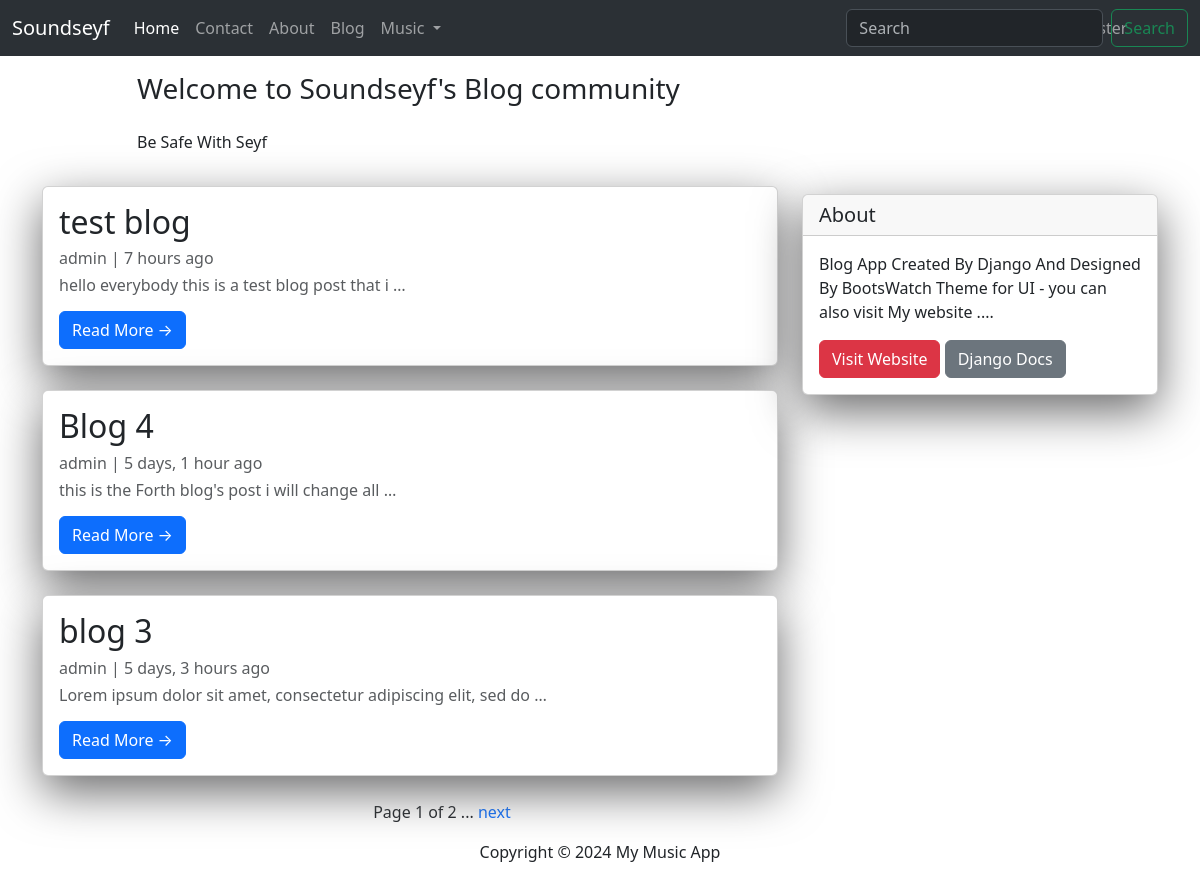
Screenshot of /blog/ with the database file from the repository.
### blog/models.py (models this page shows, shortened)
class Post(models.Model):
    title = models.CharField(max_length=255,unique=True)
    slug = models.SlugField(max_length=255,unique=True)
    author = models.ForeignKey(User,on_delete=models.CASCADE,null=True)
    content = models.TextField(null=True,blank=True)
    created_on = models.DateTimeField(auto_now_add=True)
    updated_on = models.DateTimeField(auto_now=True)
    published_on = models.DateTimeField(null=True)
    status = models.CharField(max_length=255,choices=STATUS_CHOICES)
    counted_views = models.IntegerField(default=0)
    login_required = models.BooleanField(default=False)
    class Meta:
        ordering = ['-created_on']

### blog/views.py (the view)
# urls.py: path('',views.PostList.as_view(),name="blog-home"),
class PostList(generic.ListView):
    now = timezone.now()
    queryset = Post.objects.filter(status='p' , published_on__lte=now).order_by('-created_on')
    context_object_name = 'post_list'
    paginate_by = 3
    template_name = "blog/blog-home.html"

### templates/blog/blog-home.html (shortened to what this page needs)
{% load humanize %}
<!DOCTYPE html>
<html lang="en">
<head>
    <link href="https://cdn.jsdelivr.net/npm/bootstrap@5.3.3/dist/css/bootstrap.min.css" rel="stylesheet"
>
</head>
<body data-bs-theme="light">
    <nav class="navbar navbar-expand-lg bg-body-tertiary" data-bs-theme="dark">
        <div class="container-fluid">
            <a class="navbar-brand" href="{% url 'website:index' %}">Soundseyf</a>
            <div class="collapse navbar-collapse" id="navbarSupportedContent">
                <ul class="navbar-nav me-auto mb-2 mb-lg-0">
                    <li class="nav-item">
                        <a class="nav-link active" aria-current="page" href="{% url 'website:index' %}">Home</a>
                    </li>
                    <li class="nav-item">
                        <a class="nav-link" href="{% url 'website:contact' %}">Contact</a>
                    </li>
                    <li class="nav-item">
                        <a class="nav-link" href="{% url 'website:about' %}">About</a>
                    </li>
                    <li class="nav-item">
                        <a class="nav-link" href="{% url 'blog:blog-home' %}">Blog</a>
                    </li>
                    <li class="nav-item dropdown">
                        <a class="nav-link dropdown-toggle" href="#" role="button" data-bs-toggle="dropdown"
                            aria-expanded="false">
                            Music
                        </a>
                    </li>
                    {% if request.user.is_authenticated %}
                    <li class="nav-item" style="padding-left: 120%;">
                        <a class="nav-link btn btn-primary" href="{% url 'accounts:logout' %}">Logout</a>
                    </li>
                    {% else %}
                    <li class="nav-item" style="padding-left: 120%;">
                        <a class="nav-link btn btn-primary" href="{% url 'accounts:login' %}">Login</a>
                    </li>
                    <li class="nav-item">
                        <a class="nav-link btn btn-success" href="{% url 'accounts:register' %}">Register</a>
                    </li>
                    {% endif %}
                </ul>
                <form class="d-flex" role="search">
                    <input class="form-control me-2" type="search" placeholder="Search" aria-label="Search">
                    <button class="btn btn-outline-success" type="submit">Search</button>
                </form>
            </div>
        </div>
    </nav>
    <header class="masthead">
        <div class="container">
            <div class="row">
                <div class="col-md-8 col-md-10 mx-auto">
                    <div class="site-heading">
                        <h3 class="site-heading my-4 mt-3 text-dark">Welcome to Soundseyf's Blog community</h3>
                        <p class="text-dark">Be Safe With Seyf</p>
                    </div>
                </div>
            </div>
        </div>
    </header>
    <div class="container">
        <div class="row">
            <div class="col-md-8 mt-3 left">
                {% for post in post_list %}
                <div class="card mb-4">
                    <div class="card-body">
                        <h2 class="card-title">{{ post.title }}</h2>
                        <p class="card-text text-muted h6">{{ post.author }} | {{post.created_on|naturaltime }}</p>
                        <p class="card-text text-muted h6">{{post.content|truncatewords:10}}</p>
                        <a href="{% url 'blog:blog-single' post.slug %}" class="btn btn-primary">Read More &rarr;</a>
                    </div>
                </div>
                {% endfor %}
                {% if is_paginated %}
                <div class="pagination" style="padding-left: 45%;">
                    <span class="page-links">
                        <span class="page-current">
                            Page {{ page_obj.number }} of {{ page_obj.paginator.num_pages }} ...
                        </span>
                        {% if page_obj.has_next %}
                        <a style="text-decoration: none;" href="?page={{ page_obj.next_page_number }}">next</a>
                        {% endif %}
                    </span>
                </div>
                {% endif %}
            </div>
            {% block sidebar %}
            {% include 'blog/sidebar.html' %}
            {% endblock sidebar %}
        </div>
    </div>
    <footer class="py-3 bg-grey">
        <p class="m-0 text-dark text-center">Copyright &copy; 2024 My Music App</p>
    </footer>
</body>
</html>

### templates/blog/sidebar.html (style rules this page uses)
.card { box-shadow: 0 16px 48px #6a6a6b; }

### rows the page displays
Post: title "test blog", author "admin", created_on "7 hours ago", content "hello everybody this is a test blog post that i …"
Post: title "Blog 4", author "admin", created_on "5 days, 1 hour ago", content "this is the Forth blog's post i will change all …"
Post: title "blog 3", author "admin", created_on "5 days, 3 hours ago", content "Lorem ipsum dolor sit amet, consectetur adipiscing elit, sed do …"

### other values shown
{{ page_obj.number }} "1"
{{ page_obj.paginator.num_pages }} "2"
